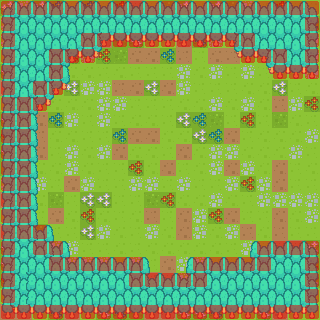

The image is a tile-based game level rendered from a .tmx file. Its description and complete source (layers, tilesets, objects, tile grids) follow:
An orthogonal 20x20 tile map with 16x16 px tiles, 4 tile layers (floor, tree, tree2, collsion), 3 tilesets.

<map version="1.2" tiledversion="1.2.4" orientation="orthogonal" renderorder="left-down" width="20" height="20" tilewidth="16" tileheight="16" infinite="0" nextlayerid="5" nextobjectid="1">
 <properties>
  <property name="unity:scale" type="float" value="0.0625" />
 </properties>
 <tileset firstgid="1" source="../villageSheet.tsx" />
 <tileset firstgid="1768" source="../red-collision-box.tsx" />
 <tileset firstgid="1769" source="../tilemap.tsx" />
 <layer id="1" name="floor" width="20" height="20" locked="1">
  <data encoding="csv">
574,67,574,745,6,745,6,403,7,6,916,574,63,574,916,67,63,403,6,6,
67,67,6,67,64,64,916,7,745,67,67,67,7,745,7,7,63,67,67,745,
67,67,67,745,7,6,7,916,574,63,6,64,745,67,6,6,63,64,916,67,
63,63,7,64,403,67,403,916,7,7,745,64,63,7,64,63,63,574,403,67,
574,63,916,7,6,6,63,6,63,63,63,67,6,67,63,67,63,6,6,67,
64,6,6,6,574,67,67,64,7,574,7,67,63,63,63,6,6,574,63,6,
63,63,63,6,6,6,67,67,63,63,63,6,6,67,6,67,6,64,67,403,
574,67,7,745,67,63,67,63,6,6,63,574,745,916,63,403,63,916,6,63,
403,67,64,6,6,63,63,745,7,7,6,6,574,745,7,63,6,6,6,67,
574,6,7,63,67,6,67,7,6,6,63,7,6,67,67,6,6,6,67,63,
916,6,6,6,67,6,63,63,403,6,7,63,6,67,7,67,6,7,63,6,
67,6,67,63,7,67,63,63,67,67,63,67,63,63,67,403,67,7,63,63,
7,7,6,916,63,574,574,63,63,916,403,6,6,67,6,63,67,67,67,67,
63,64,63,7,6,403,6,63,6,64,63,7,67,403,7,63,63,7,6,67,
7,403,916,63,63,574,67,6,63,67,6,7,67,6,67,64,6,64,63,63,
574,6,63,67,67,63,63,6,63,6,6,6,6,6,63,67,6,7,7,574,
574,67,67,67,67,67,67,63,67,63,7,67,67,63,6,63,63,6,6,403,
403,916,64,63,67,67,67,63,7,64,7,67,67,6,6,7,67,916,63,574,
6,574,574,6,67,6,574,745,916,7,67,63,7,63,67,7,7,6,63,6,
64,7,6,745,7,6,574,745,916,7,7,574,574,745,6,63,574,64,6,63
</data>
 </layer>
 <layer id="3" name="tree" width="20" height="20" locked="1">
  <data encoding="csv">
2002,2004,2004,2004,2004,2004,2004,2004,2004,2004,2004,2004,2004,2004,2004,2004,2004,2004,2004,2002,
2006,2031,2031,2031,2031,2031,2031,2031,2031,2031,2031,2031,2031,2031,2031,2031,2031,2031,2031,2006,
2006,2031,2031,2031,2031,2031,2058,2058,2058,2058,2058,2058,2058,2058,2058,2031,2031,2031,2031,2006,
2006,2031,2031,2031,2058,2058,2059,0,0,0,0,0,0,0,2057,2058,2058,2031,2031,2006,
2006,2031,2031,2031,2032,0,0,0,0,0,0,0,0,0,0,0,2057,2058,2058,2029,
2006,2031,2031,2058,2059,0,0,0,0,0,0,0,0,0,0,0,0,0,0,0,
2006,2031,2058,2059,0,0,0,0,0,0,0,0,0,0,0,0,0,0,0,0,
2006,2031,2032,0,0,0,0,0,0,0,0,0,0,0,0,0,0,0,0,0,
2006,2031,2032,0,0,0,0,0,0,0,0,0,0,0,0,0,0,0,0,0,
2006,2031,2032,0,0,0,0,0,0,0,0,0,0,0,0,0,0,0,0,0,
2006,2031,2032,0,0,0,0,0,0,0,0,0,0,0,0,0,0,0,0,0,
2006,2031,2032,0,0,0,0,0,0,0,0,0,0,0,0,0,0,0,0,0,
2006,2031,2032,0,0,0,0,0,0,0,0,0,0,0,0,0,0,0,0,0,
2006,2031,2032,0,0,0,0,0,0,0,0,0,0,0,0,0,0,0,0,0,
2006,2031,2004,2005,0,0,0,0,0,0,0,0,0,0,0,0,0,0,0,0,
2006,2031,2031,2004,2005,0,0,0,0,0,0,0,0,0,0,2003,2004,2004,2004,2002,
2006,2031,2031,2031,2004,2004,2004,2004,2004,2005,0,2003,2004,2004,2004,2004,2031,2031,2031,2006,
2006,2031,2031,2031,2031,2031,2031,2031,2031,2004,2004,2004,2031,2031,2031,2031,2031,2031,2031,2006,
2006,2031,2031,2031,2031,2031,2031,2031,2031,2031,2031,2031,2031,2031,2031,2031,2031,2031,2031,2006,
2029,2058,2058,2058,2058,2058,2058,2058,2058,2058,2058,2058,2058,2058,2058,2058,2058,2058,2058,2029
</data>
 </layer>
 <layer id="4" name="tree2" width="20" height="20" locked="1">
  <data encoding="csv">
2003,0,0,0,0,0,0,0,0,0,0,0,0,0,0,0,0,0,0,2005,
2030,0,0,0,0,0,0,0,0,0,0,0,0,0,0,0,0,0,0,2032,
2030,0,0,0,0,0,2032,0,0,0,0,0,0,0,2030,0,0,0,0,2032,
2030,0,0,0,2032,0,0,0,0,0,0,0,0,0,0,0,2030,0,0,2032,
2030,0,0,0,0,0,0,0,0,0,0,0,0,0,0,0,0,0,0,2059,
2030,0,0,2032,0,0,0,0,0,0,0,0,0,0,0,0,0,0,0,0,
2030,0,2032,0,0,0,0,0,0,0,0,0,0,0,0,0,0,0,0,0,
2030,0,0,0,0,0,0,0,0,0,0,0,0,0,0,0,0,0,0,0,
2030,0,0,0,0,0,0,0,0,0,0,0,0,0,0,0,0,0,0,0,
2030,0,0,0,0,0,0,0,0,0,0,0,0,0,0,0,0,0,0,0,
2030,0,0,0,0,0,0,0,0,0,0,0,0,0,0,0,0,0,0,0,
2030,0,0,0,0,0,0,0,0,0,0,0,0,0,0,0,0,0,0,0,
2030,0,0,0,0,0,0,0,0,0,0,0,0,0,0,0,0,0,0,0,
2030,0,0,0,0,0,0,0,0,0,0,0,0,0,0,0,0,0,0,0,
2030,0,2032,0,0,0,0,0,0,0,0,0,0,0,0,0,0,0,0,0,
2030,0,0,2032,0,0,0,0,0,0,0,0,0,0,0,0,0,0,0,2005,
2030,0,0,0,2032,0,0,0,0,0,0,0,0,0,0,2030,0,0,0,2032,
2030,2030,0,0,0,0,0,0,0,2032,0,2030,0,0,0,0,0,0,0,2032,
2030,2030,0,0,0,0,0,0,0,0,0,0,0,0,0,0,0,0,0,2032,
2057,0,0,0,0,0,0,0,0,0,0,0,0,0,0,0,0,0,0,2059
</data>
 </layer>
 <layer id="2" name="collsion" width="20" height="20">
  <data encoding="csv">
1768,1768,1768,1768,1768,1768,1768,1768,1768,1768,1768,1768,1768,1768,1768,1768,1768,1768,1768,1768,
1768,0,0,0,0,0,0,0,0,0,0,0,0,0,0,0,0,0,0,1768,
1768,0,0,0,0,1768,1768,1768,1768,1768,1768,1768,1768,1768,1768,1768,0,0,0,1768,
1768,0,0,1768,1768,1768,0,0,0,0,0,0,0,0,0,1768,1768,1768,0,1768,
1768,0,0,1768,0,0,0,0,0,0,0,0,0,0,0,0,0,1768,1768,1768,
1768,0,1768,1768,0,0,0,0,0,0,0,0,0,0,0,0,0,0,0,0,
1768,1768,1768,0,0,0,0,0,0,0,0,0,0,0,0,0,0,0,0,0,
1768,1768,0,0,0,0,0,0,0,0,0,0,0,0,0,0,0,0,0,0,
1768,1768,0,0,0,0,0,0,0,0,0,0,0,0,0,0,0,0,0,0,
1768,1768,0,0,0,0,0,0,0,0,0,0,0,0,0,0,0,0,0,0,
1768,1768,0,0,0,0,0,0,0,0,0,0,0,0,0,0,0,0,0,0,
1768,1768,0,0,0,0,0,0,0,0,0,0,0,0,0,0,0,0,0,0,
1768,1768,0,0,0,0,0,0,0,0,0,0,0,0,0,0,0,0,0,0,
1768,1768,0,0,0,0,0,0,0,0,0,0,0,0,0,0,0,0,0,0,
1768,1768,1768,0,0,0,0,0,0,0,0,0,0,0,0,0,0,0,0,0,
1768,0,1768,1768,0,0,0,0,0,0,0,0,0,0,0,0,1768,1768,1768,1768,
1768,0,0,1768,1768,1768,1768,1768,1768,0,0,0,1768,1768,1768,1768,1768,0,0,1768,
1768,0,0,0,0,0,0,0,1768,1768,1768,1768,1768,0,0,0,0,0,0,1768,
1768,0,0,0,0,0,0,0,0,0,0,0,0,0,0,0,0,0,0,1768,
1768,1768,1768,1768,1768,1768,1768,1768,1768,1768,1768,1768,1768,1768,1768,1768,1768,1768,1768,1768
</data>
 </layer>
</map>
